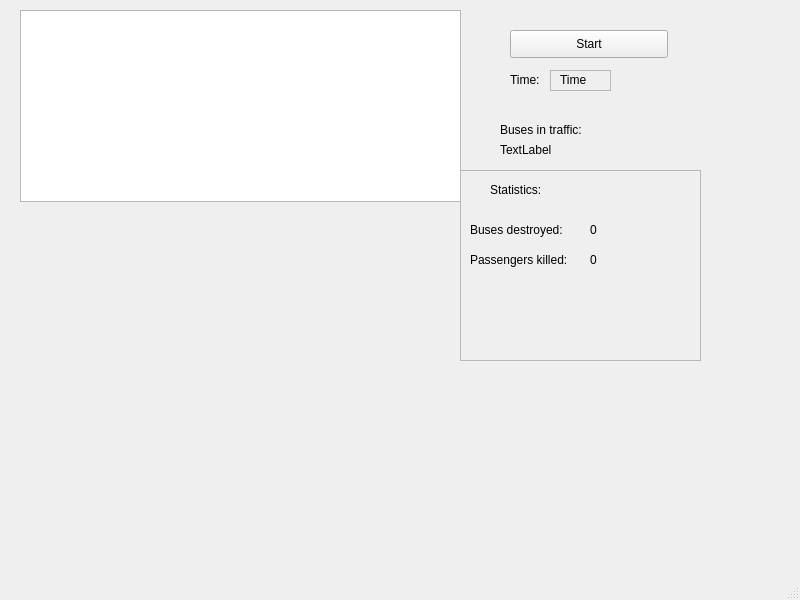
<?xml version="1.0" encoding="UTF-8"?>
<ui version="4.0">
 <class>MainWindow</class>
 <widget class="QMainWindow" name="MainWindow">
  <property name="geometry">
   <rect>
    <x>0</x>
    <y>0</y>
    <width>800</width>
    <height>600</height>
   </rect>
  </property>
  <property name="windowTitle">
   <string>MainWindow</string>
  </property>
  <widget class="QWidget" name="centralwidget">
   <widget class="QGraphicsView" name="gameView">
    <property name="geometry">
     <rect>
      <x>20</x>
      <y>10</y>
      <width>441</width>
      <height>192</height>
     </rect>
    </property>
   </widget>
   <widget class="QPushButton" name="startButton">
    <property name="geometry">
     <rect>
      <x>510</x>
      <y>30</y>
      <width>158</width>
      <height>28</height>
     </rect>
    </property>
    <property name="text">
     <string>Start</string>
    </property>
   </widget>
   <widget class="QLabel" name="timeLabel">
    <property name="geometry">
     <rect>
      <x>510</x>
      <y>70</y>
      <width>158</width>
      <height>20</height>
     </rect>
    </property>
    <property name="text">
     <string>Time:</string>
    </property>
   </widget>
   <widget class="QLabel" name="runningTime">
    <property name="geometry">
     <rect>
      <x>560</x>
      <y>70</y>
      <width>158</width>
      <height>20</height>
     </rect>
    </property>
    <property name="text">
     <string>Time</string>
    </property>
   </widget>
   <widget class="QLabel" name="statisticsLabel">
    <property name="geometry">
     <rect>
      <x>490</x>
      <y>180</y>
      <width>63</width>
      <height>20</height>
     </rect>
    </property>
    <property name="text">
     <string>Statistics:</string>
    </property>
   </widget>
   <widget class="QLabel" name="busesLabel">
    <property name="geometry">
     <rect>
      <x>500</x>
      <y>120</y>
      <width>111</width>
      <height>20</height>
     </rect>
    </property>
    <property name="text">
     <string>Buses in traffic:</string>
    </property>
   </widget>
   <widget class="QFrame" name="timeFrame">
    <property name="geometry">
     <rect>
      <x>550</x>
      <y>70</y>
      <width>61</width>
      <height>21</height>
     </rect>
    </property>
    <property name="frameShape">
     <enum>QFrame::StyledPanel</enum>
    </property>
    <property name="frameShadow">
     <enum>QFrame::Raised</enum>
    </property>
   </widget>
   <widget class="QLabel" name="killedLabel">
    <property name="geometry">
     <rect>
      <x>590</x>
      <y>220</y>
      <width>63</width>
      <height>20</height>
     </rect>
    </property>
    <property name="text">
     <string>0</string>
    </property>
   </widget>
   <widget class="QLabel" name="killedTextLabel">
    <property name="geometry">
     <rect>
      <x>470</x>
      <y>250</y>
      <width>121</width>
      <height>20</height>
     </rect>
    </property>
    <property name="text">
     <string>Passengers killed: </string>
    </property>
   </widget>
   <widget class="QLabel" name="destroyedTextLabel">
    <property name="geometry">
     <rect>
      <x>470</x>
      <y>220</y>
      <width>121</width>
      <height>20</height>
     </rect>
    </property>
    <property name="text">
     <string>Buses destroyed:</string>
    </property>
   </widget>
   <widget class="QLabel" name="destroyedLabel">
    <property name="geometry">
     <rect>
      <x>590</x>
      <y>250</y>
      <width>63</width>
      <height>20</height>
     </rect>
    </property>
    <property name="text">
     <string>0</string>
    </property>
   </widget>
   <widget class="QFrame" name="statisticsFrame">
    <property name="geometry">
     <rect>
      <x>460</x>
      <y>170</y>
      <width>241</width>
      <height>191</height>
     </rect>
    </property>
    <property name="frameShape">
     <enum>QFrame::StyledPanel</enum>
    </property>
    <property name="frameShadow">
     <enum>QFrame::Raised</enum>
    </property>
   </widget>
   <widget class="QLabel" name="busCount">
    <property name="geometry">
     <rect>
      <x>630</x>
      <y>120</y>
      <width>63</width>
      <height>20</height>
     </rect>
    </property>
    <property name="text">
     <string/>
    </property>
   </widget>
   <widget class="QLabel" name="busesAdded">
    <property name="geometry">
     <rect>
      <x>500</x>
      <y>140</y>
      <width>63</width>
      <height>20</height>
     </rect>
    </property>
    <property name="text">
     <string>TextLabel</string>
    </property>
   </widget>
  </widget>
  <widget class="QMenuBar" name="menubar">
   <property name="geometry">
    <rect>
     <x>0</x>
     <y>0</y>
     <width>800</width>
     <height>25</height>
    </rect>
   </property>
  </widget>
  <widget class="QStatusBar" name="statusbar"/>
 </widget>
 <resources/>
 <connections/>
</ui>
